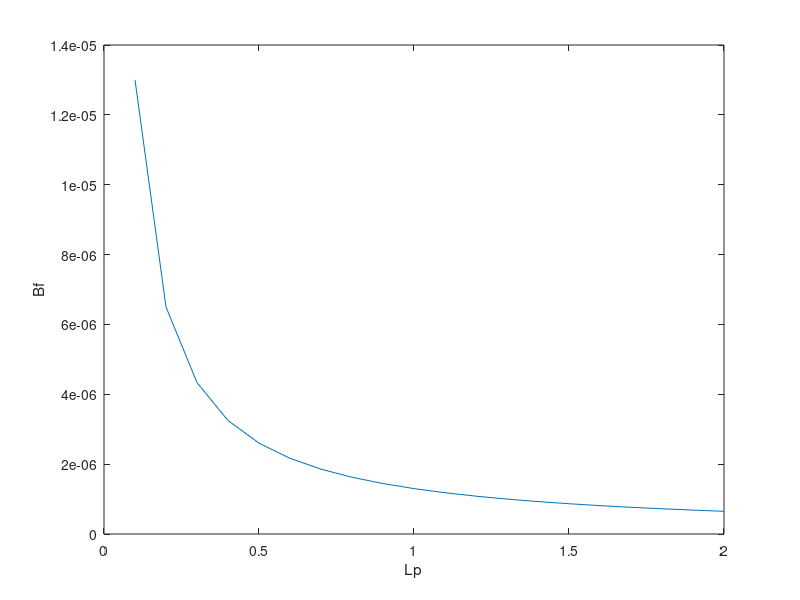

Source code (MATLAB):
Lp = 0.1:0.1:2;
lambda = 1300e-9;
k0 = (2*pi)/lambda;
beta = (2 * pi) ./ Lp;
Bf = beta ./ k0;
figure(100);
clf;
plot(Lp, Bf);
xlabel('Lp');
ylabel('Bf');